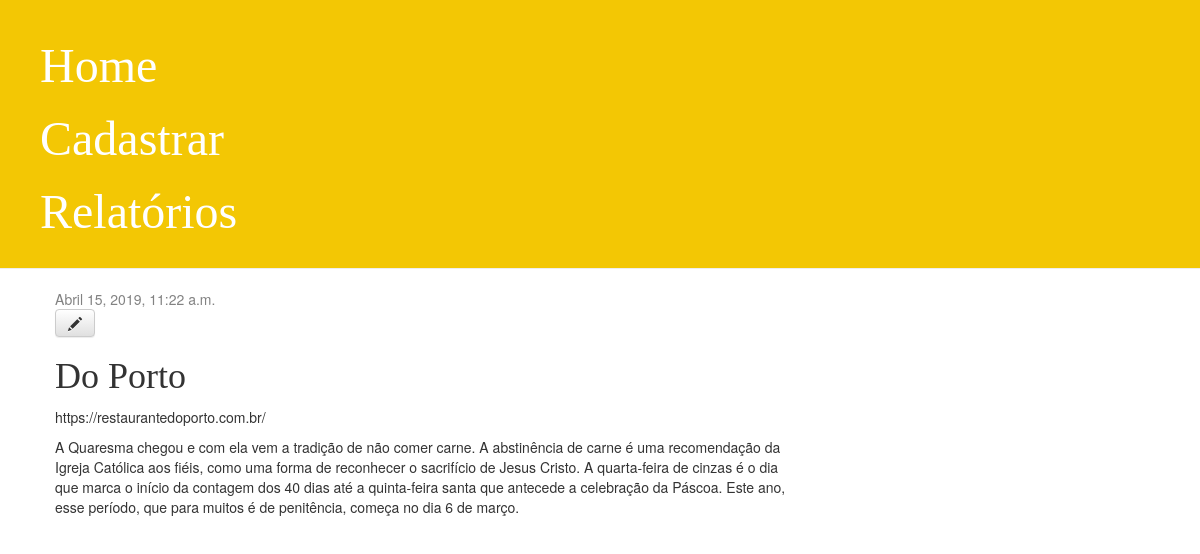
/cadastro/29/, run on the app's committed database.
### cadastro/models.py (models this page shows, shortened)
class Cadastro(models.Model):
    nome = models.ForeignKey('auth.User', on_delete=models.CASCADE)
    restaurante = models.CharField(max_length=200, default=' ')
    website = models.CharField(max_length=200)
    descricao = models.TextField()
    foto = models.ImageField(upload_to='fotos_restaurantes', null=True, blank=True)
    quantidade_pessoas = models.IntegerField(null=True, blank=True)
    faturamento = models.FloatField(null=True, blank=True)
    data_criacao = models.DateTimeField(default=timezone.now())
    data_publicacao = models.DateTimeField(blank= True, null = True)

### cadastro/views.py (the view)
# urls.py: path('cadastro/<int:pk>/', views.detalhe_cadastro, name='detalhe_cadastro'),
def detalhe_cadastro(request, pk):
    cadastro = get_object_or_404(Cadastro, pk=pk)
    return render(request, 'cadastro/detalhe_cadastro.html', {'cadastro': cadastro})

### cadastro/templates/cadastro/detalhe_cadastro.html
{% extends 'cadastro/base.html' %}
{% block content %}
    <div class="cadastro">
        {% if cadastro.data_publicacao %}
            <div class="date">
                {{ cadastro.data_publicacao }}
            </div>
        {% endif %}
        <a class="btn btn-default" href="{% url 'edita_cadastro' pk=cadastro.pk %}"><span class="glyphicon glyphicon-pencil"></span></a>
        <h1>{{ cadastro.restaurante }}</h1>
        <p>{{ cadastro.website }}</p>
        <p>{{ cadastro.descricao|linebreaksbr }}</p>
    </div>
{% endblock %}

### cadastro/static/css/cadastro.css (style rules this page uses)
h1, h2, h3, h4 { font-family: 'Lobster', cursive; }
.date { color: #828282; }

### data on the page
Cadastro: data_publicacao "Abril 15, 2019, 11:22 a.m.", restaurante "Do Porto", website "https://restaurantedoporto.com.br/", descricao "A Quaresma chegou e com ela vem a tradição de não comer carne. A abstinência de carne é uma recomendação da Igreja Católica aos fiéis, como uma forma de reconhecer o sacrifício de Jesus Cristo. A quarta-feira de cinzas é o dia que marca o início da contagem dos 40 dias até a quinta-feira santa que antecede a celebração da Páscoa. Este ano, esse período, que para muitos é de penitência, começa no dia 6 de março."
